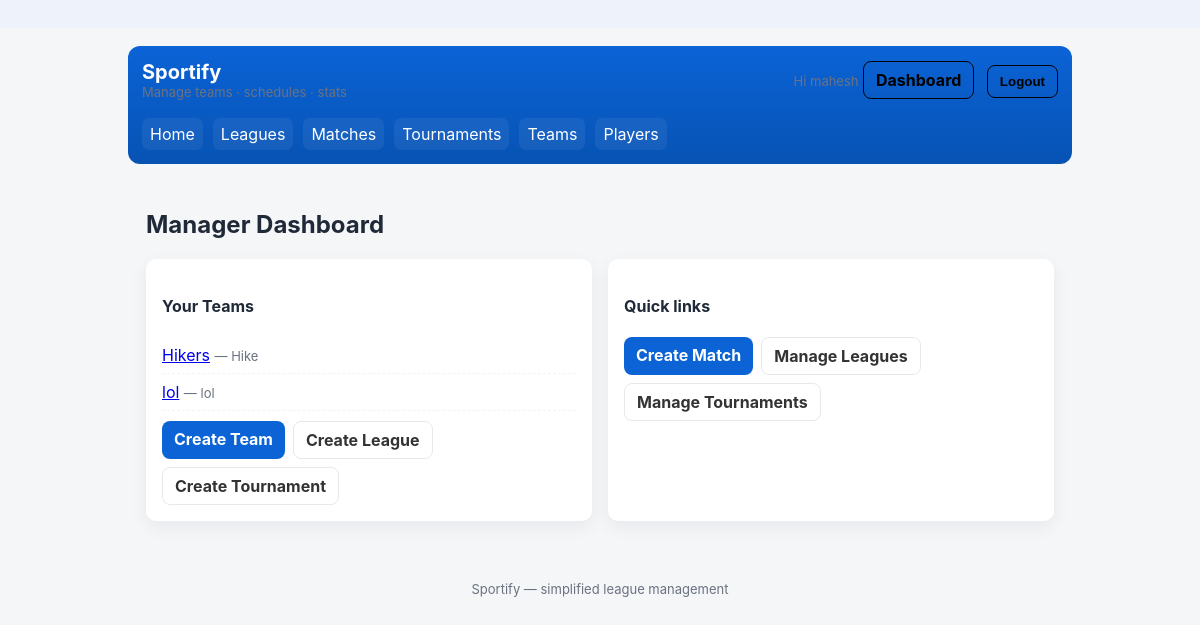
The page /accounts/dashboard/ (signed in) on the database its author committed.
### accounts/models.py (models this page shows, shortened)
class Team(models.Model):
    name = models.CharField(max_length=200)
    short_name = models.CharField(max_length=20, blank=True)
    logo = models.ImageField(upload_to='teams/', null=True, blank=True)
    created_at = models.DateTimeField(auto_now_add=True)
    players = models.ManyToManyField(Player, blank=True, related_name='teams')

### accounts/views.py (the view)
# urls.py: path('dashboard/', views.dashboard, name='dashboard'),
@login_required
def dashboard(request):
    try:
        player = Player.objects.get(user=request.user)
    except Player.DoesNotExist:
        player = None
    teams = Team.objects.filter(players__user=request.user).distinct()
    if teams.exists():
        return render(request, 'accounts/dashboard_manager.html', {'teams': teams})
    else:
        return render(request, 'accounts/dashboard_player.html', {'player': player})

### templates/accounts/dashboard_manager.html (shortened to what this page needs)
{% extends 'base.html' %}
{% block content %}
<div class="container">
  <h2 style="margin-top:0">Manager Dashboard</h2>
  <div class="dashboard-grid">
    <div class="card">
      <h4>Your Teams</h4>
      <ul class="list">
        {% for team in teams %}
          <li>
            <a href="{% url 'accounts:team_detail' team.pk %}">{{ team.name }}</a>
            <span class="small muted"> — {{ team.short_name|default:"" }}</span>
          </li>
        {% empty %}
          <li class="small">You don't have any teams yet.</li>
        {% endfor %}
      </ul>
      <div style="margin-top:10px;display:flex;gap:8px;flex-wrap:wrap">
        <a class="btn" href="{% url 'accounts:team_register' %}">Create Team</a>
  <a class="btn ghost" href="{% url 'leagues:create_league' %}">Create League</a>
        <a class="btn ghost" href="{% url 'tournaments:create_tournament' %}">Create Tournament</a>
      </div>
    </div>
    <div class="card">
      <h4>Quick links</h4>
      <div style="display:flex;gap:8px;flex-wrap:wrap;margin-top:8px">
        <a class="btn" href="{% url 'matches:create_match' %}">Create Match</a>
  <a class="btn ghost" href="{% url 'leagues:league_list' %}">Manage Leagues</a>
        <a class="btn ghost" href="{% url 'tournaments:tournament_list' %}">Manage Tournaments</a>
      </div>
    </div>
  </div>
</div>
{% endblock %}

### templates/base.html (shortened to what this page needs)
{% load static %}
<!doctype html>
<html>
<head>
</head>
<body>
  <div class="container">
    <header class="header">
      <div class="topbar">
        <div>
          <div class="brand">Sportify</div>
          <div class="small">Manage teams · schedules · stats</div>
        </div>
        <div>
          {% if request.path != '/' %}
            {% if user.is_authenticated %}
              <span class="small">Hi {{ user.username }}</span>
              <a class="btn ghost" href="{% url 'accounts:dashboard' %}">Dashboard</a>
              <form method="post" action="{% url 'logout' %}" style="display:inline;margin-left:8px;">
                <button class="btn ghost" type="submit">Logout</button>
              </form>
            {% else %}
              <a class="btn" href="{% url 'accounts:signup_choice' %}">Sign up</a>
              <a class="btn ghost" href="{% url 'login' %}">Login</a>
            {% endif %}
          {% endif %}
        </div>
      </div>
            <nav class="nav" aria-label="Main navigation">
        <a href="{% url 'home' %}">Home</a>
        <a href="{% url 'leagues:league_list' %}">Leagues</a>
        <a href="{% url 'matches:match_list' %}">Matches</a>
        <a href="{% url 'tournaments:tournament_list' %}">Tournaments</a>
        <a href="{% url 'accounts:team_list' %}">Teams</a>
        <a href="{% url 'accounts:player_list' %}">Players</a>
      </nav>
    </header>
    {% block content %}{% endblock %}
    <footer class="footer">Sportify — simplified league management</footer>
  </div>
</body>
</html>

### templates/base.html (style rules this page uses)
:root { --bg:#f6f8fb; --card:#ffffff; --muted:#6b7280; --accent:#0d6efd; --accent-2:#0b5ed7; --radius:12px; --shadow: 0 6px 18px rgba(15,23,42,0.08); --shadow-sm: 0 2px 8px rgba(15,23,42,0.06); --max-width:1100px; --glass: rgba(255,255,255,0.65); font-family: Inter, ui-sans-serif, system-ui, -apple-system, "Segoe UI", Roboto, "Helvetica Neue", Arial; }
html,body { height:100%;margin:0;background:linear-gradient(180deg,#eef3fb 0%,var(--bg) 100%);color:#0f172a; }
.container { max-width:var(--max-width);margin:0 auto;padding:28px; }
.brand { display:flex;align-items:center;gap:12px;text-decoration:none;color:inherit; }
.btn { display:inline-flex;align-items:center;gap:8px;padding:10px 16px;border-radius:10px;border:0;cursor:pointer;font-weight:700;text-decoration:none; }
.card { background:var(--card);padding:18px;border-radius:12px;box-shadow:var(--shadow-sm);min-height:110px;position:relative;overflow:hidden; }
.muted { color:var(--muted) }
:root { --bg:#f4f6f8; --surface:#ffffff; --accent:#0b63d6; --muted:#6b7280; --radius:10px; --max:980px; }
* { box-sizing:border-box }
body { margin:0;font-family:Inter, system-ui, -apple-system, "Segoe UI", Roboto, Arial; background:var(--bg); color:#1f2937 }
.container { max-width:var(--max);margin:28px auto;padding:18px }
.header { background:linear-gradient(180deg,var(--accent),#0753b4);color:#fff;padding:14px;border-radius:12px }
.brand { font-weight:700;font-size:20px }
.nav { display:flex;gap:10px;margin-top:12px;flex-wrap:wrap }
.nav a { color:#fff;text-decoration:none;padding:6px 8px;border-radius:7px;background:rgba(255,255,255,0.06) }
.topbar { display:flex;justify-content:space-between;align-items:center;margin-bottom:18px }
.card { background:var(--surface);border-radius:var(--radius);box-shadow:0 6px 18px rgba(20,25,30,0.06);padding:16px;margin-bottom:14px }
.topbar .btn.ghost, .topbar button.btn.ghost { background: transparent; color: #000; border: 1px solid #000; }
.btn { display:inline-block;padding:8px 12px;border-radius:8px;text-decoration:none;background:var(--accent);color:#fff;border:0;cursor:pointer }
.btn.ghost { background:transparent;color:#333;border:1px solid #e6e8eb }
.list { list-style:none;padding-left:0;margin:0 }
.list li { padding:8px 0;border-bottom:1px dashed #f1f3f5 }
.small { font-size:13px;color:var(--muted) }
.footer { margin-top:20px;text-align:center;color:var(--muted);font-size:13px }
.muted { color:var(--muted);font-size:13px }

### templates/accounts/dashboard_manager.html (style rules this page uses)
.dashboard-grid { display:grid;grid-template-columns:1fr 1fr;gap:16px }

### rows shown on the page
Team: name "Hikers", short_name "Hike"
Team: name "lol", short_name "lol"

### other values the page prints
{{ user.username }} "mahesh"
